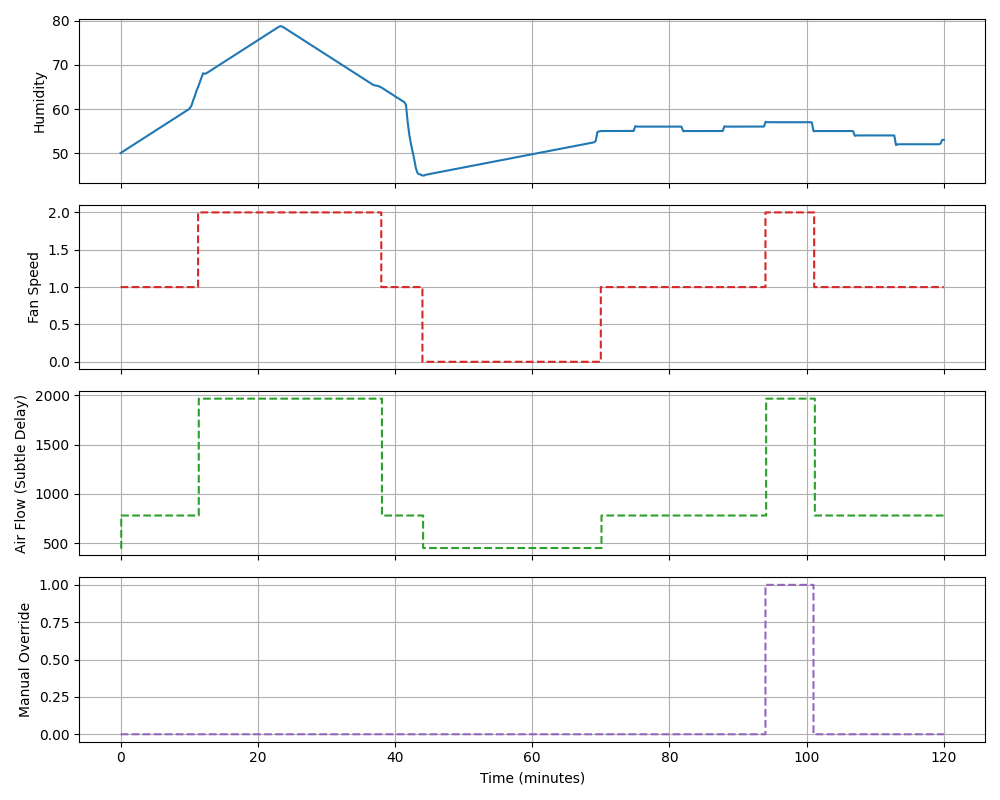

Reproduce this figure in Python.
import matplotlib.pyplot as plt
import numpy as np
from scipy.interpolate import make_interp_spline
from pathlib import Path
import csv

# Function to simulate a more subtle delayed response in air flow
def subtle_delayed_response(speed_array, total_time, delay_seconds=10):
    time_resolution = len(speed_array) / total_time  # Points per minute
    delay_steps = int(delay_seconds * time_resolution / 60)  # Convert seconds delay to steps
    delayed_array = np.zeros_like(speed_array)
    for i in range(delay_steps, len(speed_array)):
        delayed_array[i] = speed_array[i - delay_steps]
    return delayed_array

# CSV path (same folder as this script) - assume series.csv already exists
csv_path = Path(__file__).parent / 'series.csv'
if not csv_path.exists():
    raise FileNotFoundError(f"series.csv not found at {csv_path}")

# Read CSV
times = []
humidities = []
fan_speeds = []
manual_overrides = []

with csv_path.open('r', newline='') as f:
    reader = csv.DictReader(f)
    for row in reader:
        if not row or all((v is None or str(v).strip() == '') for v in row.values()):
            continue
        times.append(float(row['time']))
        humidities.append(float(row['humidity']))
        fan_speeds.append(int(float(row['fan_speed'])))
        manual_overrides.append(int(float(row['manual_override'])))

# Convert to numpy arrays
time_120min = np.array(times, dtype=float)
humidity = np.array(humidities, dtype=float)
fan_speed = np.array(fan_speeds, dtype=int)
manual_override = np.array(manual_overrides, dtype=int)

# Re-apply manual override logic (in case CSV contains override flags)
for i in range(len(fan_speed) - 1):
    if manual_override[i] == 1:
        fan_speed[i] = 2
        fan_speed[i + 1] = 2

# Total time in minutes and delay in seconds
total_time_minutes = 120
delay_in_seconds = 10

# Apply subtle delay to fan speed to calculate air flow
subtle_delayed_fan_speed = subtle_delayed_response(fan_speed, total_time_minutes, delay_in_seconds)
subtle_air_flow_delayed = np.array([780 if speed == 1 else 1967 if speed == 2 else 450 for speed in subtle_delayed_fan_speed])

# Generate a smooth curve for humidity
X_Y_Spline = make_interp_spline(time_120min, humidity)
X_ = np.linspace(time_120min.min(), time_120min.max(), 500)
Y_ = X_Y_Spline(X_)

# Create subplots
fig, (ax1, ax2, ax3, ax4) = plt.subplots(4, 1, figsize=(10, 8), sharex=True)

# Plot Humidity
ax1.plot(X_, Y_, color='tab:blue')
ax1.set_ylabel('Humidity')
ax1.grid(True)

# Plot Fan Speed
ax2.step(time_120min, fan_speed, where='post', color='tab:red', linestyle='--')
ax2.set_ylabel('Fan Speed')
ax2.grid(True)

# Plot Subtle Delayed Air Flow
ax3.step(time_120min, subtle_air_flow_delayed, where='post', color='tab:green', linestyle='--')
ax3.set_ylabel('Air Flow (Subtle Delay)')
ax3.grid(True)

# Plot Manual Override
ax4.step(time_120min, manual_override, where='post', color='tab:purple', linestyle='--')
ax4.set_ylabel('Manual Override')
ax4.grid(True)

# Set x-axis label
ax4.set_xlabel('Time (minutes)')

# Adjust layout
plt.tight_layout()
plt.show()
